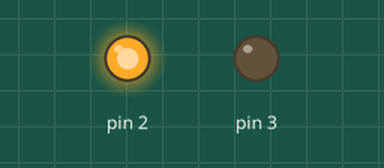
Simulated run of this sketch. Board: Arduino Uno, built with avr-gcc and run on an emulated ATmega328P. On the bench: output pins drawn as LEDs (lit = HIGH).

Above: at 0.1 s.
At 1.3 s:
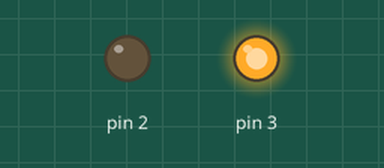
At 3.5 s:
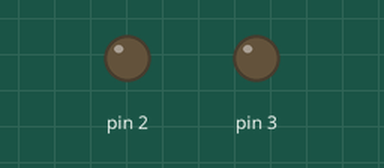
Timing chart, 0 to 3.8 s (numbered marks = the images above):
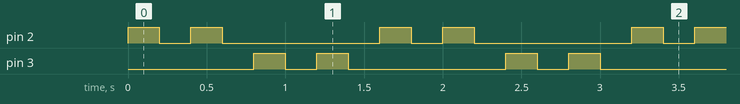

Measured:
- by itself, pin 2, pin 3: repeats every 1.6 s: LOW 0.20 s, HIGH 0.20 s, LOW 1.0 s, HIGH 0.20 s
- by itself, everything shown: repeats every 1.6 s, in 8 steps

The sketch:

2LED2.ino
```cpp
int led1=2;
int led2=3;
void setup() {
  pinMode(2,OUTPUT);
  pinMode(3,OUTPUT);
}

void loop() {
  digitalWrite(2,HIGH);
  delay(200);
  digitalWrite(2,LOW);
  delay(200);
  digitalWrite(2,HIGH);
  delay(200);
  digitalWrite(2,LOW);
  delay(200);

  digitalWrite(3,HIGH);
  delay(200);
  digitalWrite(3,LOW);
  delay(200);
  digitalWrite(3,HIGH);
  delay(200);
  digitalWrite(3,LOW);
  delay(200);   // this makes smooth transition


}
```
